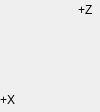
   <widget class="caFrame" name="caFrame_1">
    <property name="geometry">
     <rect>
      <x>22</x>
      <y>96</y>
      <width>100</width>
      <height>112</height>
     </rect>
    </property>
    <widget class="caLabel" name="caLabel_5">
     <property name="geometry">
      <rect>
       <x>0</x>
       <y>90</y>
       <width>20</width>
       <height>20</height>
      </rect>
     </property>
     <property name="text">
      <string>+X</string>
     </property>
     <property name="alignment">
      <set>Qt::AlignAbsolute|Qt::AlignLeading|Qt::AlignLeft|Qt::AlignVCenter</set>
     </property>
     <property name="fontScaleMode">
      <enum>ESimpleLabel::WidthAndHeight</enum>
     </property>
     <property name="foreground">
      <color>
       <red>0</red>
       <green>0</green>
       <blue>0</blue>
      </color>
     </property>
     <property name="background">
      <color alpha="0">
       <red>0</red>
       <green>0</green>
       <blue>0</blue>
      </color>
     </property>
     <property name="frameShape">
      <enum>QFrame::NoFrame</enum>
     </property>
    </widget>
    <widget class="caLabel" name="caLabel_6">
     <property name="geometry">
      <rect>
       <x>78</x>
       <y>0</y>
       <width>20</width>
       <height>20</height>
      </rect>
     </property>
     <property name="text">
      <string>+Z</string>
     </property>
     <property name="alignment">
      <set>Qt::AlignAbsolute|Qt::AlignLeading|Qt::AlignLeft|Qt::AlignVCenter</set>
     </property>
     <property name="fontScaleMode">
      <enum>ESimpleLabel::WidthAndHeight</enum>
     </property>
     <property name="foreground">
      <color>
       <red>0</red>
       <green>0</green>
       <blue>0</blue>
      </color>
     </property>
     <property name="background">
      <color alpha="0">
       <red>0</red>
       <green>0</green>
       <blue>0</blue>
      </color>
     </property>
     <property name="frameShape">
      <enum>QFrame::NoFrame</enum>
     </property>
    </widget>
    <widget class="caGraphics" name="cagraphics">
     <property name="geometry">
      <rect>
       <x>37</x>
       <y>20</y>
       <width>100</width>
       <height>81</height>
      </rect>
     </property>
     <property name="fillstyle" stdset="0">
      <enum>caGraphics::Filled</enum>
     </property>
     <property name="form">
      <enum>caGraphics::Arrow</enum>
     </property>
     <property name="tiltAngle">
      <number>90</number>
     </property>
    </widget>
    <widget class="caGraphics" name="cagraphics_2">
     <property name="geometry">
      <rect>
       <x>26</x>
       <y>50</y>
       <width>61</width>
       <height>100</height>
      </rect>
     </property>
     <property name="fillstyle" stdset="0">
      <enum>caGraphics::Filled</enum>
     </property>
     <property name="form">
      <enum>caGraphics::Arrow</enum>
     </property>
    </widget>
    <widget class="caGraphics" name="cagraphics_3">
     <property name="geometry">
      <rect>
       <x>36</x>
       <y>40</y>
       <width>51</width>
       <height>91</height>
      </rect>
     </property>
     <property name="foreground">
      <color>
       <red>224</red>
       <green>27</green>
       <blue>36</blue>
      </color>
     </property>
     <property name="fillstyle" stdset="0">
      <enum>caGraphics::Filled</enum>
     </property>
     <property name="lineColor">
      <color>
       <red>224</red>
       <green>27</green>
       <blue>36</blue>
      </color>
     </property>
     <property name="form">
      <enum>caGraphics::Arrow</enum>
     </property>
     <property name="tiltAngle">
      <number>30</number>
     </property>
    </widget>
   </widget>
